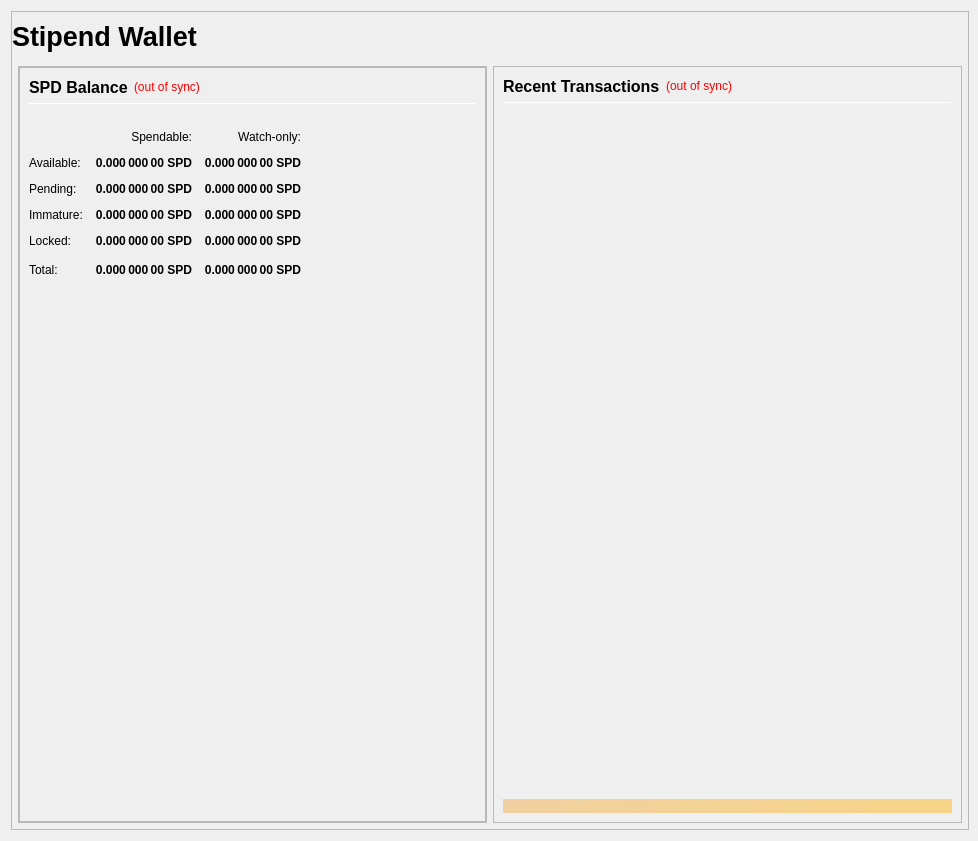
<?xml version="1.0" encoding="UTF-8"?>
<ui version="4.0">
 <class>OverviewPage</class>
 <widget class="QWidget" name="OverviewPage">
  <property name="geometry">
   <rect>
    <x>0</x>
    <y>0</y>
    <width>978</width>
    <height>841</height>
   </rect>
  </property>
  <property name="minimumSize">
   <size>
    <width>960</width>
    <height>682</height>
   </size>
  </property>
  <property name="windowTitle">
   <string>Form</string>
  </property>
  <layout class="QVBoxLayout" name="topLayout" stretch="1">
   <property name="rightMargin">
    <number>9</number>
   </property>
   <item>
    <widget class="QFrame" name="frame_BG">
     <property name="minimumSize">
      <size>
       <width>850</width>
       <height>610</height>
      </size>
     </property>
     <property name="maximumSize">
      <size>
       <width>16777215</width>
       <height>16777215</height>
      </size>
     </property>
     <property name="frameShape">
      <enum>QFrame::StyledPanel</enum>
     </property>
     <property name="frameShadow">
      <enum>QFrame::Raised</enum>
     </property>
     <layout class="QVBoxLayout" name="verticalLayout_3" stretch="0,1">
      <property name="leftMargin">
       <number>0</number>
      </property>
      <property name="topMargin">
       <number>0</number>
      </property>
      <property name="rightMargin">
       <number>0</number>
      </property>
      <property name="bottomMargin">
       <number>6</number>
      </property>
      <item>
       <widget class="QFrame" name="frame_Header">
        <layout class="QVBoxLayout" name="verticalLayout_Header" stretch="0">
         <property name="leftMargin">
          <number>0</number>
         </property>
         <property name="topMargin">
          <number>0</number>
         </property>
         <property name="rightMargin">
          <number>0</number>
         </property>
         <property name="bottomMargin">
          <number>0</number>
         </property>
         <item>
          <layout class="QHBoxLayout" name="horizontalLayout_Header" stretch="0">
           <property name="spacing">
            <number>6</number>
           </property>
           <item>
            <widget class="QLabel" name="labelOverviewHeaderLeft">
             <property name="minimumSize">
              <size>
               <width>852</width>
               <height>48</height>
              </size>
             </property>
             <property name="maximumSize">
              <size>
               <width>16777215</width>
               <height>48</height>
              </size>
             </property>
             <property name="font">
              <font>
               <pointsize>20</pointsize>
               <weight>75</weight>
               <bold>true</bold>
              </font>
             </property>
             <property name="text">
              <string>Stipend Wallet</string>
             </property>
             <property name="alignment">
              <set>Qt::AlignLeading|Qt::AlignLeft|Qt::AlignVCenter</set>
             </property>
             <property name="margin">
              <number>5</number>
             </property>
            </widget>
           </item>
          </layout>
         </item>
        </layout>
       </widget>
      </item>
      <item>
       <layout class="QVBoxLayout" name="verticalLayout_Master" stretch="1">
        <property name="leftMargin">
         <number>0</number>
        </property>
        <property name="topMargin">
         <number>0</number>
        </property>
        <property name="rightMargin">
         <number>0</number>
        </property>
        <property name="bottomMargin">
         <number>0</number>
        </property>
        <item>
         <widget class="QFrame" name="frame_Content">
          <layout class="QVBoxLayout" name="verticalLayout_Content">
           <property name="leftMargin">
            <number>6</number>
           </property>
           <property name="topMargin">
            <number>0</number>
           </property>
           <property name="rightMargin">
            <number>6</number>
           </property>
           <property name="bottomMargin">
            <number>0</number>
           </property>
           <item>
            <layout class="QHBoxLayout" name="horizontalLayout_Content" stretch="1,1">
             <property name="spacing">
              <number>6</number>
             </property>
             <item>
              <layout class="QVBoxLayout" name="verticalLayout_left" stretch="1">
               <item>
                <widget class="QFrame" name="frameObfuscation">
                 <property name="minimumSize">
                  <size>
                   <width>0</width>
                   <height>0</height>
                  </size>
                 </property>
                 <property name="frameShape">
                  <enum>QFrame::StyledPanel</enum>
                 </property>
                 <property name="frameShadow">
                  <enum>QFrame::Raised</enum>
                 </property>
                 <layout class="QVBoxLayout" name="verticalLayout" stretch="0">
                  <property name="leftMargin">
                   <number>0</number>
                  </property>
                  <property name="topMargin">
                   <number>0</number>
                  </property>
                  <property name="rightMargin">
                   <number>0</number>
                  </property>
                  <property name="bottomMargin">
                   <number>0</number>
                  </property>
                  <item>
                   <widget class="QFrame" name="frame_Balances">
                    <property name="frameShape">
                     <enum>QFrame::StyledPanel</enum>
                    </property>
                    <property name="frameShadow">
                     <enum>QFrame::Raised</enum>
                    </property>
                    <layout class="QVBoxLayout" name="verticalLayout_4">
                     <item>
                      <layout class="QHBoxLayout" name="horizontalLayout_4">
                       <item>
                        <widget class="QLabel" name="label_5">
                         <property name="minimumSize">
                          <size>
                           <width>0</width>
                           <height>20</height>
                          </size>
                         </property>
                         <property name="font">
                          <font>
                           <pointsize>12</pointsize>
                           <weight>75</weight>
                           <bold>true</bold>
                          </font>
                         </property>
                         <property name="text">
                          <string>SPD Balance</string>
                         </property>
                        </widget>
                       </item>
                       <item>
                        <widget class="QLabel" name="labelWalletStatus">
                         <property name="cursor">
                          <cursorShape>WhatsThisCursor</cursorShape>
                         </property>
                         <property name="toolTip">
                          <string>The displayed information may be out of date. Your wallet automatically synchronizes with the Stipend network after a connection is established, but this process has not completed yet.</string>
                         </property>
                         <property name="styleSheet">
                          <string notr="true">QLabel { color: red; }</string>
                         </property>
                         <property name="text">
                          <string notr="true">(out of sync)</string>
                         </property>
                         <property name="alignment">
                          <set>Qt::AlignLeading|Qt::AlignLeft|Qt::AlignVCenter</set>
                         </property>
                        </widget>
                       </item>
                       <item>
                        <spacer name="horizontalSpacer_3">
                         <property name="orientation">
                          <enum>Qt::Horizontal</enum>
                         </property>
                         <property name="sizeHint" stdset="0">
                          <size>
                           <width>40</width>
                           <height>20</height>
                          </size>
                         </property>
                        </spacer>
                       </item>
                      </layout>
                     </item>
                     <item>
                      <widget class="Line" name="line_Balance">
                       <property name="minimumSize">
                        <size>
                         <width>0</width>
                         <height>1</height>
                        </size>
                       </property>
                       <property name="maximumSize">
                        <size>
                         <width>16777215</width>
                         <height>1</height>
                        </size>
                       </property>
                       <property name="orientation">
                        <enum>Qt::Horizontal</enum>
                       </property>
                      </widget>
                     </item>
                     <item>
                      <spacer name="verticalSpacer">
                       <property name="orientation">
                        <enum>Qt::Vertical</enum>
                       </property>
                       <property name="sizeType">
                        <enum>QSizePolicy::Fixed</enum>
                       </property>
                       <property name="sizeHint" stdset="0">
                        <size>
                         <width>20</width>
                         <height>20</height>
                        </size>
                       </property>
                      </spacer>
                     </item>
                     <item>
                      <layout class="QGridLayout" name="gridLayout">
                       <property name="spacing">
                        <number>12</number>
                       </property>
                       <item row="0" column="1">
                        <widget class="QLabel" name="labelSpendable">
                         <property name="text">
                          <string>Spendable:</string>
                         </property>
                         <property name="alignment">
                          <set>Qt::AlignRight|Qt::AlignTrailing|Qt::AlignVCenter</set>
                         </property>
                        </widget>
                       </item>
                       <item row="0" column="2">
                        <widget class="QLabel" name="labelWatchonly">
                         <property name="text">
                          <string>Watch-only:</string>
                         </property>
                         <property name="alignment">
                          <set>Qt::AlignRight|Qt::AlignTrailing|Qt::AlignVCenter</set>
                         </property>
                        </widget>
                       </item>
                       <item row="1" column="0">
                        <widget class="QLabel" name="labelBalanceText">
                         <property name="text">
                          <string>Available:</string>
                         </property>
                        </widget>
                       </item>
                       <item row="1" column="1">
                        <widget class="QLabel" name="labelBalance">
                         <property name="font">
                          <font>
                           <weight>75</weight>
                           <bold>true</bold>
                          </font>
                         </property>
                         <property name="cursor">
                          <cursorShape>IBeamCursor</cursorShape>
                         </property>
                         <property name="toolTip">
                          <string>Your current spendable balance</string>
                         </property>
                         <property name="text">
                          <string notr="true">0.000 000 00 SPD</string>
                         </property>
                         <property name="alignment">
                          <set>Qt::AlignRight|Qt::AlignTrailing|Qt::AlignVCenter</set>
                         </property>
                         <property name="textInteractionFlags">
                          <set>Qt::LinksAccessibleByMouse|Qt::TextSelectableByKeyboard|Qt::TextSelectableByMouse</set>
                         </property>
                        </widget>
                       </item>
                       <item row="1" column="2">
                        <widget class="QLabel" name="labelWatchAvailable">
                         <property name="font">
                          <font>
                           <weight>75</weight>
                           <bold>true</bold>
                          </font>
                         </property>
                         <property name="cursor">
                          <cursorShape>IBeamCursor</cursorShape>
                         </property>
                         <property name="toolTip">
                          <string>Your current balance in watch-only addresses</string>
                         </property>
                         <property name="text">
                          <string notr="true">0.000 000 00 SPD</string>
                         </property>
                         <property name="alignment">
                          <set>Qt::AlignRight|Qt::AlignTrailing|Qt::AlignVCenter</set>
                         </property>
                         <property name="textInteractionFlags">
                          <set>Qt::LinksAccessibleByMouse|Qt::TextSelectableByKeyboard|Qt::TextSelectableByMouse</set>
                         </property>
                        </widget>
                       </item>
                       <item row="2" column="0">
                        <widget class="QLabel" name="labelPendingText">
                         <property name="text">
                          <string>Pending:</string>
                         </property>
                        </widget>
                       </item>
                       <item row="2" column="1">
                        <widget class="QLabel" name="labelUnconfirmed">
                         <property name="font">
                          <font>
                           <weight>75</weight>
                           <bold>true</bold>
                          </font>
                         </property>
                         <property name="cursor">
                          <cursorShape>IBeamCursor</cursorShape>
                         </property>
                         <property name="toolTip">
                          <string>Total of transactions that have yet to be confirmed, and do not yet count toward the spendable balance</string>
                         </property>
                         <property name="text">
                          <string notr="true">0.000 000 00 SPD</string>
                         </property>
                         <property name="alignment">
                          <set>Qt::AlignRight|Qt::AlignTrailing|Qt::AlignVCenter</set>
                         </property>
                         <property name="textInteractionFlags">
                          <set>Qt::LinksAccessibleByMouse|Qt::TextSelectableByKeyboard|Qt::TextSelectableByMouse</set>
                         </property>
                        </widget>
                       </item>
                       <item row="2" column="2">
                        <widget class="QLabel" name="labelWatchPending">
                         <property name="font">
                          <font>
                           <weight>75</weight>
                           <bold>true</bold>
                          </font>
                         </property>
                         <property name="cursor">
                          <cursorShape>IBeamCursor</cursorShape>
                         </property>
                         <property name="toolTip">
                          <string>Unconfirmed transactions to watch-only addresses</string>
                         </property>
                         <property name="text">
                          <string notr="true">0.000 000 00 SPD</string>
                         </property>
                         <property name="alignment">
                          <set>Qt::AlignRight|Qt::AlignTrailing|Qt::AlignVCenter</set>
                         </property>
                         <property name="textInteractionFlags">
                          <set>Qt::LinksAccessibleByMouse|Qt::TextSelectableByKeyboard|Qt::TextSelectableByMouse</set>
                         </property>
                        </widget>
                       </item>
                       <item row="3" column="0">
                        <widget class="QLabel" name="labelImmatureText">
                         <property name="text">
                          <string>Immature:</string>
                         </property>
                        </widget>
                       </item>
                       <item row="3" column="1">
                        <widget class="QLabel" name="labelImmature">
                         <property name="font">
                          <font>
                           <weight>75</weight>
                           <bold>true</bold>
                          </font>
                         </property>
                         <property name="cursor">
                          <cursorShape>IBeamCursor</cursorShape>
                         </property>
                         <property name="toolTip">
                          <string>Staked or masternode rewards that has not yet matured</string>
                         </property>
                         <property name="text">
                          <string notr="true">0.000 000 00 SPD</string>
                         </property>
                         <property name="alignment">
                          <set>Qt::AlignRight|Qt::AlignTrailing|Qt::AlignVCenter</set>
                         </property>
                         <property name="textInteractionFlags">
                          <set>Qt::LinksAccessibleByMouse|Qt::TextSelectableByKeyboard|Qt::TextSelectableByMouse</set>
                         </property>
                        </widget>
                       </item>
                       <item row="3" column="2">
                        <widget class="QLabel" name="labelWatchImmature">
                         <property name="font">
                          <font>
                           <weight>75</weight>
                           <bold>true</bold>
                          </font>
                         </property>
                         <property name="cursor">
                          <cursorShape>IBeamCursor</cursorShape>
                         </property>
                         <property name="toolTip">
                          <string>Staked or masternode rewards in watch-only addresses that has not yet matured</string>
                         </property>
                         <property name="text">
                          <string notr="true">0.000 000 00 SPD</string>
                         </property>
                         <property name="alignment">
                          <set>Qt::AlignRight|Qt::AlignTrailing|Qt::AlignVCenter</set>
                         </property>
                         <property name="textInteractionFlags">
                          <set>Qt::LinksAccessibleByMouse|Qt::TextSelectableByKeyboard|Qt::TextSelectableByMouse</set>
                         </property>
                        </widget>
                       </item>
                       <item row="4" column="0">
                        <widget class="QLabel" name="labelLockedBalanceText">
                         <property name="toolTip">
                          <string>Locked SPD or Masternode collaterals. These are excluded from staking.</string>
                         </property>
                         <property name="text">
                          <string>Locked:</string>
                         </property>
                        </widget>
                       </item>
                       <item row="4" column="1">
                        <widget class="QLabel" name="labelLockedBalance">
                         <property name="font">
                          <font>
                           <weight>75</weight>
                           <bold>true</bold>
                          </font>
                         </property>
                         <property name="cursor">
                          <cursorShape>IBeamCursor</cursorShape>
                         </property>
                         <property name="toolTip">
                          <string>Locked SPD or Masternode collaterals. These are excluded from staking.</string>
                         </property>
                         <property name="text">
                          <string notr="true">0.000 000 00 SPD</string>
                         </property>
                         <property name="alignment">
                          <set>Qt::AlignRight|Qt::AlignTrailing|Qt::AlignVCenter</set>
                         </property>
                         <property name="textInteractionFlags">
                          <set>Qt::LinksAccessibleByMouse|Qt::TextSelectableByKeyboard|Qt::TextSelectableByMouse</set>
                         </property>
                        </widget>
                       </item>
                       <item row="4" column="2">
                        <widget class="QLabel" name="labelWatchLocked">
                         <property name="font">
                          <font>
                           <weight>75</weight>
                           <bold>true</bold>
                          </font>
                         </property>
                         <property name="cursor">
                          <cursorShape>IBeamCursor</cursorShape>
                         </property>
                         <property name="toolTip">
                          <string>Current locked balance in watch-only addresses</string>
                         </property>
                         <property name="text">
                          <string notr="true">0.000 000 00 SPD</string>
                         </property>
                         <property name="alignment">
                          <set>Qt::AlignRight|Qt::AlignTrailing|Qt::AlignVCenter</set>
                         </property>
                         <property name="textInteractionFlags">
                          <set>Qt::LinksAccessibleByMouse|Qt::TextSelectableByKeyboard|Qt::TextSelectableByMouse</set>
                         </property>
                        </widget>
                       </item>
                       <item row="5" column="0">
                        <widget class="QLabel" name="labelTotalText">
                         <property name="toolTip">
                          <string>Your current Stipend balance, unconfirmed and immature transactions included</string>
                         </property>
                         <property name="text">
                          <string>Total:</string>
                         </property>
                        </widget>
                       </item>
                       <item row="5" column="1">
                        <widget class="QLabel" name="labelTotal">
                         <property name="font">
                          <font>
                           <weight>75</weight>
                           <bold>true</bold>
                          </font>
                         </property>
                         <property name="cursor">
                          <cursorShape>IBeamCursor</cursorShape>
                         </property>
                         <property name="toolTip">
                          <string>Your current Stipend balance, unconfirmed and immature transactions included</string>
                         </property>
                         <property name="text">
                          <string notr="true">0.000 000 00 SPD</string>
                         </property>
                         <property name="alignment">
                          <set>Qt::AlignRight|Qt::AlignTrailing|Qt::AlignVCenter</set>
                         </property>
                         <property name="textInteractionFlags">
                          <set>Qt::LinksAccessibleByMouse|Qt::TextSelectableByKeyboard|Qt::TextSelectableByMouse</set>
                         </property>
                        </widget>
                       </item>
                       <item row="5" column="2">
                        <widget class="QLabel" name="labelWatchTotal">
                         <property name="font">
                          <font>
                           <weight>75</weight>
                           <bold>true</bold>
                          </font>
                         </property>
                         <property name="cursor">
                          <cursorShape>IBeamCursor</cursorShape>
                         </property>
                         <property name="toolTip">
                          <string>Current total balance in watch-only addresses</string>
                         </property>
                         <property name="text">
                          <string notr="true">0.000 000 00 SPD</string>
                         </property>
                         <property name="alignment">
                          <set>Qt::AlignRight|Qt::AlignTrailing|Qt::AlignVCenter</set>
                         </property>
                         <property name="textInteractionFlags">
                          <set>Qt::LinksAccessibleByMouse|Qt::TextSelectableByKeyboard|Qt::TextSelectableByMouse</set>
                         </property>
                        </widget>
                       </item>
                       <item row="5" column="3">
                        <spacer name="horizontalSpacer_9">
                         <property name="orientation">
                          <enum>Qt::Horizontal</enum>
                         </property>
                         <property name="sizeHint" stdset="0">
                          <size>
                           <width>40</width>
                           <height>20</height>
                          </size>
                         </property>
                        </spacer>
                       </item>
                      </layout>
                     </item>
                     <item>
                      <spacer name="verticalSpacer_3">
                       <property name="orientation">
                        <enum>Qt::Vertical</enum>
                       </property>
                       <property name="sizeHint" stdset="0">
                        <size>
                         <width>20</width>
                         <height>40</height>
                        </size>
                       </property>
                      </spacer>
                     </item>
                    </layout>
                   </widget>
                  </item>
                 </layout>
                </widget>
               </item>
              </layout>
             </item>
             <item>
              <layout class="QVBoxLayout" name="verticalLayout_right" stretch="1">
               <item>
                <widget class="QFrame" name="frame_RecentTransactions">
                 <property name="minimumSize">
                  <size>
                   <width>0</width>
                   <height>0</height>
                  </size>
                 </property>
                 <property name="frameShape">
                  <enum>QFrame::StyledPanel</enum>
                 </property>
                 <property name="frameShadow">
                  <enum>QFrame::Raised</enum>
                 </property>
                 <layout class="QVBoxLayout" name="verticalLayout_1" stretch="0,0,0,0,0">
                  <item>
                   <layout class="QHBoxLayout" name="horizontalLayout_2">
                    <item>
                     <widget class="QLabel" name="label_4">
                      <property name="minimumSize">
                       <size>
                        <width>0</width>
                        <height>20</height>
                       </size>
                      </property>
                      <property name="font">
                       <font>
                        <pointsize>12</pointsize>
                        <weight>75</weight>
                        <bold>true</bold>
                       </font>
                      </property>
                      <property name="text">
                       <string>Recent Transactions</string>
                      </property>
                     </widget>
                    </item>
                    <item>
                     <widget class="QLabel" name="labelTransactionsStatus">
                      <property name="cursor">
                       <cursorShape>WhatsThisCursor</cursorShape>
                      </property>
                      <property name="toolTip">
                       <string>The displayed information may be out of date. Your wallet automatically synchronizes with the Stipend network after a connection is established, but this process has not completed yet.</string>
                      </property>
                      <property name="styleSheet">
                       <string notr="true">QLabel { color: red; }</string>
                      </property>
                      <property name="text">
                       <string notr="true">(out of sync)</string>
                      </property>
                      <property name="alignment">
                       <set>Qt::AlignRight|Qt::AlignTrailing|Qt::AlignVCenter</set>
                      </property>
                     </widget>
                    </item>
                    <item>
                     <spacer name="horizontalSpacer">
                      <property name="orientation">
                       <enum>Qt::Horizontal</enum>
                      </property>
                      <property name="sizeHint" stdset="0">
                       <size>
                        <width>40</width>
                        <height>20</height>
                       </size>
                      </property>
                     </spacer>
                    </item>
                   </layout>
                  </item>
                  <item>
                   <widget class="Line" name="line">
                    <property name="minimumSize">
                     <size>
                      <width>0</width>
                      <height>1</height>
                     </size>
                    </property>
                    <property name="maximumSize">
                     <size>
                      <width>16777215</width>
                      <height>1</height>
                     </size>
                    </property>
                    <property name="orientation">
                     <enum>Qt::Horizontal</enum>
                    </property>
                   </widget>
                  </item>
                  <item>
                   <widget class="QListView" name="listTransactions">
                    <property name="minimumSize">
                     <size>
                      <width>0</width>
                      <height>0</height>
                     </size>
                    </property>
                    <property name="styleSheet">
                     <string notr="true">QListView { background: transparent; }</string>
                    </property>
                    <property name="frameShape">
                     <enum>QFrame::NoFrame</enum>
                    </property>
                    <property name="verticalScrollBarPolicy">
                     <enum>Qt::ScrollBarAlwaysOff</enum>
                    </property>
                    <property name="horizontalScrollBarPolicy">
                     <enum>Qt::ScrollBarAlwaysOff</enum>
                    </property>
                    <property name="selectionMode">
                     <enum>QAbstractItemView::NoSelection</enum>
                    </property>
                   </widget>
                  </item>
                  <item>
                   <spacer name="verticalSpacer_2">
                    <property name="orientation">
                     <enum>Qt::Vertical</enum>
                    </property>
                    <property name="sizeType">
                     <enum>QSizePolicy::Expanding</enum>
                    </property>
                    <property name="sizeHint" stdset="0">
                     <size>
                      <width>20</width>
                      <height>40</height>
                     </size>
                    </property>
                   </spacer>
                  </item>
                  <item>
                   <widget class="QLabel" name="labelAlerts">
                    <property name="maximumSize">
                     <size>
                      <width>16777215</width>
                      <height>16777215</height>
                     </size>
                    </property>
                    <property name="styleSheet">
                     <string notr="true">background-color: qlineargradient(x1: 0, y1: 0, x2: 1, y2: 0, stop:0 #F0D0A0, stop:1 #F8D488); color:#000000;</string>
                    </property>
                    <property name="text">
                     <string/>
                    </property>
                    <property name="wordWrap">
                     <bool>true</bool>
                    </property>
                    <property name="margin">
                     <number>3</number>
                    </property>
                   </widget>
                  </item>
                 </layout>
                </widget>
               </item>
              </layout>
             </item>
            </layout>
           </item>
          </layout>
         </widget>
        </item>
       </layout>
      </item>
     </layout>
    </widget>
   </item>
  </layout>
 </widget>
 <resources/>
 <connections/>
</ui>
